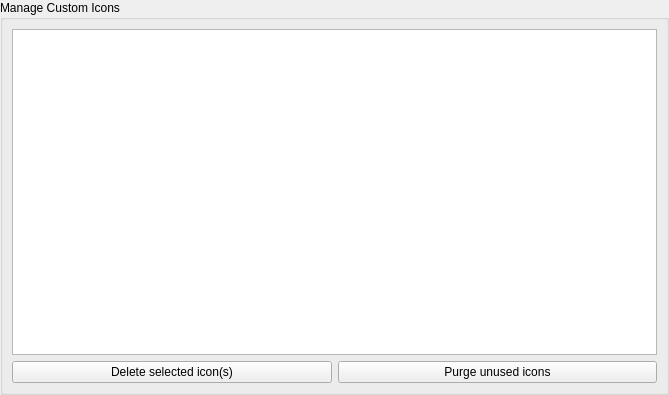
<?xml version="1.0" encoding="UTF-8"?>
<ui version="4.0">
 <class>DatabaseSettingsWidgetMaintenance</class>
 <widget class="QWidget" name="DatabaseSettingsWidgetMaintenance">
  <property name="geometry">
   <rect>
    <x>0</x>
    <y>0</y>
    <width>669</width>
    <height>395</height>
   </rect>
  </property>
  <property name="sizePolicy">
   <sizepolicy hsizetype="MinimumExpanding" vsizetype="Preferred">
    <horstretch>0</horstretch>
    <verstretch>0</verstretch>
   </sizepolicy>
  </property>
  <property name="minimumSize">
   <size>
    <width>450</width>
    <height>0</height>
   </size>
  </property>
  <layout class="QVBoxLayout" name="verticalLayout">
   <property name="leftMargin">
    <number>0</number>
   </property>
   <property name="topMargin">
    <number>0</number>
   </property>
   <property name="rightMargin">
    <number>0</number>
   </property>
   <property name="bottomMargin">
    <number>0</number>
   </property>
   <item>
    <widget class="QGroupBox" name="groupBox">
     <property name="title">
      <string>Manage Custom Icons</string>
     </property>
     <layout class="QVBoxLayout" name="verticalLayout_1">
      <item>
       <widget class="QListView" name="customIconsView">
        <property name="editTriggers">
         <set>QAbstractItemView::NoEditTriggers</set>
        </property>
        <property name="selectionMode">
         <enum>QAbstractItemView::MultiSelection</enum>
        </property>
        <property name="movement">
         <enum>QListView::Static</enum>
        </property>
        <property name="flow">
         <enum>QListView::LeftToRight</enum>
        </property>
        <property name="isWrapping" stdset="0">
         <bool>true</bool>
        </property>
        <property name="resizeMode">
         <enum>QListView::Adjust</enum>
        </property>
        <property name="spacing">
         <number>4</number>
        </property>
        <property name="viewMode">
         <enum>QListView::ListMode</enum>
        </property>
       </widget>
      </item>
      <item>
       <layout class="QHBoxLayout" name="customIconButtonsHorizontalLayout">
        <item>
         <widget class="QPushButton" name="deleteButton">
          <property name="text">
           <string>Delete selected icon(s)</string>
          </property>
         </widget>
        </item>
        <item>
         <widget class="QPushButton" name="purgeButton">
          <property name="toolTip">
           <string>Delete all custom icons not in use by any entry or group</string>
          </property>
          <property name="accessibleName">
           <string>Delete all custom icons not in use by any entry or group</string>
          </property>
          <property name="text">
           <string>Purge unused icons</string>
          </property>
         </widget>
        </item>
       </layout>
      </item>
     </layout>
    </widget>
   </item>
  </layout>
 </widget>
 <resources/>
 <connections/>
</ui>
